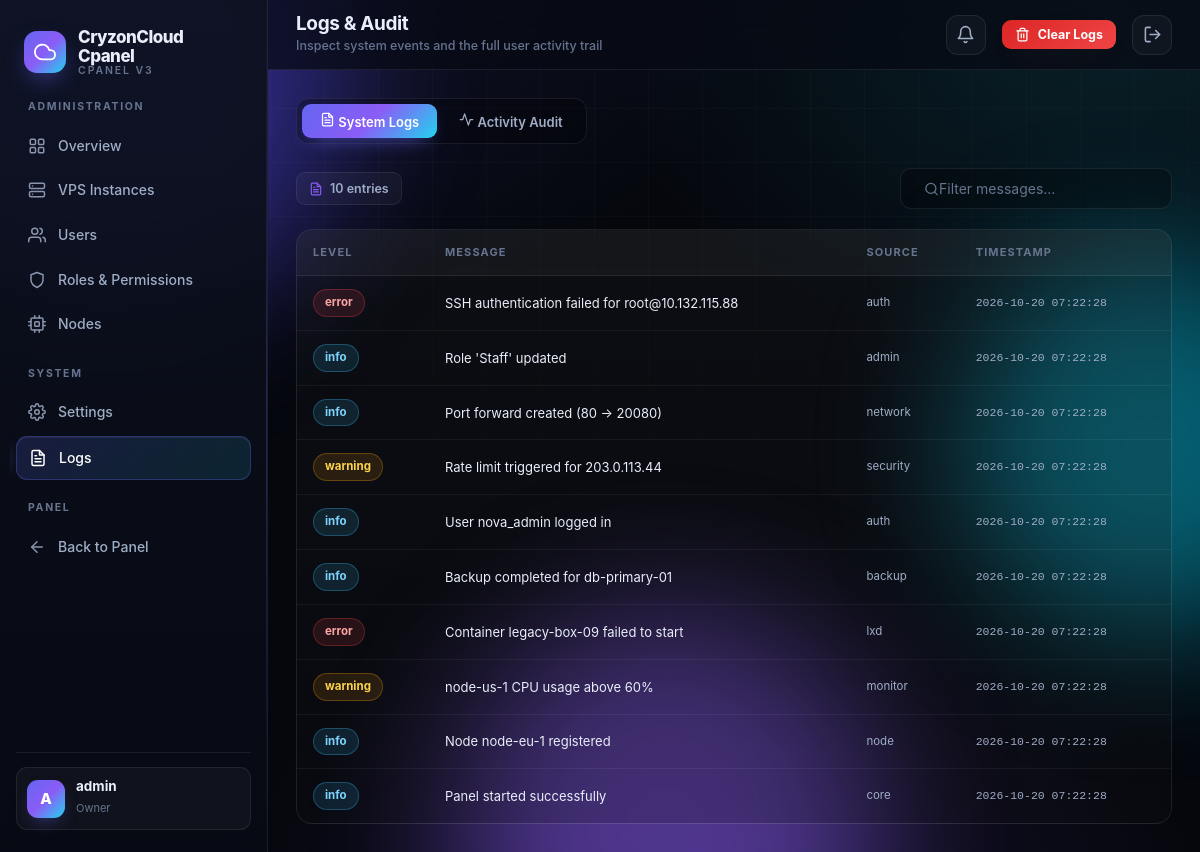
The page /admin/logs (signed in) on the database its author committed.
### tables this page shows
CREATE TABLE settings (
    id INTEGER PRIMARY KEY AUTOINCREMENT,
    site_name TEXT DEFAULT 'CryzonCloud Cpanel',
    site_description TEXT DEFAULT 'High-Performance Cloud VPS Management Panel',
    footer_text TEXT DEFAULT 'Powered by CryzonCloud',
    timezone TEXT DEFAULT 'UTC',
    registration_enabled INTEGER DEFAULT 1,
    logo_url TEXT DEFAULT '',
    favicon_url TEXT DEFAULT '',
    cpu_threshold INTEGER DEFAULT 90,
    ram_threshold INTEGER DEFAULT 90,
    max_vps_per_user INTEGER DEFAULT 5,
    max_ports_per_user INTEGER DEFAULT 20,
    hostname_prefix TEXT DEFAULT 'cryzon',
    port_forwarding_method TEXT DEFAULT 'socat',
    public_ipv4 TEXT DEFAULT '',
    icon_path TEXT DEFAULT '',
    rate_limit_auth INTEGER DEFAULT 20,
    rate_limit_api INTEGER DEFAULT 120,
    rate_limit_heavy INTEGER DEFAULT 10,
    default_vps_days INTEGER DEFAULT 0
);

CREATE TABLE users (
    id INTEGER PRIMARY KEY AUTOINCREMENT,
    username TEXT UNIQUE NOT NULL,
    email TEXT UNIQUE NOT NULL,
    password TEXT NOT NULL,
    api_key TEXT,
    is_admin INTEGER DEFAULT 0,
    role_id INTEGER DEFAULT NULL,
    is_banned INTEGER DEFAULT 0,
    created_at TIMESTAMP DEFAULT CURRENT_TIMESTAMP,
    FOREIGN KEY (role_id) REFERENCES roles(id)
);

CREATE TABLE roles (
    id INTEGER PRIMARY KEY AUTOINCREMENT,
    name TEXT UNIQUE NOT NULL,
    slug TEXT UNIQUE NOT NULL,
    description TEXT DEFAULT '',
    permissions TEXT DEFAULT '[]',
    is_system INTEGER DEFAULT 0,
    priority INTEGER DEFAULT 0,
    color TEXT DEFAULT '#6366f1',
    created_at TIMESTAMP DEFAULT CURRENT_TIMESTAMP
);

CREATE TABLE system_logs (
    id INTEGER PRIMARY KEY AUTOINCREMENT,
    level TEXT DEFAULT 'info',
    message TEXT NOT NULL,
    source TEXT DEFAULT 'system',
    created_at TIMESTAMP DEFAULT CURRENT_TIMESTAMP
);

### ccp/routes_admin.py (the view)
@bp.route("/logs")
@login_required
@permission_required("logs.view")
def logs():
    rows = db.query("SELECT * FROM system_logs ORDER BY id DESC LIMIT 300")
    activity = db.query(
        "SELECT a.*, u.username FROM activity_log a LEFT JOIN users u ON u.id=a.user_id ORDER BY a.id DESC LIMIT 100"
    )
    return render_template("admin/logs.html", logs=rows, activity=activity)

### ccp/db.py (called while the page is built)
def get_db():
    if "db" not in g:
        g.db = sqlite3.connect(DATABASE, timeout=10)
        g.db.row_factory = sqlite3.Row
        g.db.execute("PRAGMA journal_mode=WAL")
        g.db.execute("PRAGMA busy_timeout=10000")
        g.db.execute("PRAGMA foreign_keys=ON")
    return g.db

def query(sql, args=(), one=False):
    cur = get_db().execute(sql, args)
    rv = cur.fetchall()
    cur.close()
    return (rv[0] if rv else None) if one else rv

def get_settings():
    row = query("SELECT * FROM settings ORDER BY id LIMIT 1", one=True)
    if not row:
        execute("INSERT INTO settings (id) VALUES (1)")
        row = query("SELECT * FROM settings ORDER BY id LIMIT 1", one=True)
    return dict(row) if row else {}

def get_role(role_id):
    if role_id is None:
        return None
    row = query("SELECT * FROM roles WHERE id = ?", (role_id,), one=True)
    if not row:
        return None
    d = dict(row)
    try:
        d["permissions"] = json.loads(d.get("permissions") or "[]")
    except (ValueError, TypeError):
        d["permissions"] = []
    return d

### ccp/security.py (called while the page is built)
def current_user():
    if "user" in g:
        return g.user
    uid = session.get("user_id")
    if not uid:
        g.user = None
        return None
    row = db.query("SELECT * FROM users WHERE id = ?", (uid,), one=True)
    if not row:
        g.user = None
        return None
    user = dict(row)
    user["role"] = db.get_role(user.get("role_id"))
    g.user = user
    return user

def user_permissions(user):
    if not user:
        return set()
    role = user.get("role")
    if role:
        perms = set(role.get("permissions") or [])
        if role.get("slug") == "owner":
            perms = set(ALL_PERMISSIONS)
        return perms
    if user.get("is_admin"):
        return set(ALL_PERMISSIONS)
    return set()

def has_permission(user, perm):
    if not user:
        return False
    if user.get("is_banned"):
        return False
    return perm in user_permissions(user)

def is_admin(user):
    if not user:
        return False
    role = user.get("role")
    if role and role.get("slug") in ("owner", "admin"):
        return True
    return bool(user.get("is_admin"))

### templates/admin/logs.html (shortened to what this page needs)
{% extends "admin/base.html" %}
{% from "_icons.html" import icon %}
{% block page_title %}Logs &amp; Audit{% endblock %}
{% block page_sub %}Inspect system events and the full user activity trail{% endblock %}
{% block topbar_actions %}
{% if can('logs.manage') %}
<form method="post" action="{{ url_for('admin.logs_clear') }}" data-confirm="Clear all system logs?">
  <button class="btn btn-sm btn-danger">{{ icon('trash-2', 15) }} Clear Logs</button>
</form>
{% endif %}
{% endblock %}
{% block content %}
<div class="tabs mb-3" data-tabs="logs">
  <button type="button" class="tab active" data-tab="system">{{ icon('file-text', 15) }} System Logs</button>
  <button type="button" class="tab" data-tab="activity">{{ icon('activity', 15) }} Activity Audit</button>
</div>
<div data-panel="system" data-scope="logs">
  <div class="toolbar">
    <span class="chip">{{ icon('file-text', 14) }} {{ logs|length }} entries</span>
    <div class="search-box">
      <span class="ic">{{ icon('search', 15) }}</span>
      <input class="input" id="logSearch" placeholder="Filter messages…" onkeyup="filterRows('logTable', this.value)">
    </div>
  </div>
  <div class="card reveal" style="padding:0;overflow:hidden">
    <div class="table-wrap" style="border:none;border-radius:0">
      <table class="data" id="logTable">
        <thead><tr><th>Level</th><th>Message</th><th>Source</th><th>Timestamp</th></tr></thead>
        <tbody>
        {% for l in logs %}
          <tr data-search="{{ (l.message ~ ' ' ~ l.source ~ ' ' ~ l.level)|lower }}">
            <td><span class="badge {{ 'danger' if l.level in ['error','critical'] else ('warning' if l.level=='warning' else 'info') }}">{{ l.level }}</span></td>
            <td class="text-sm">{{ l.message }}</td>
            <td class="muted text-xs">{{ l.source }}</td>
            <td class="muted text-xs nowrap mono">{{ l.created_at|dt('%Y-%m-%d %H:%M:%S') }}</td>
          </tr>
        {% else %}
          <tr><td colspan="4"><div class="empty" style="padding:44px"><div class="e-ico">{{ icon('file-text', 30) }}</div><h3>No system logs</h3><p>Events will be recorded here as the platform runs.</p></div></td></tr>
        {% endfor %}
        </tbody>
      </table>
    </div>
  </div>
</div>
{% endblock %}

### templates/base.html (shortened to what this page needs)
{% from "_icons.html" import icon %}
<!DOCTYPE html>
<html lang="en">
<head>
  <link rel="stylesheet" href="{{ url_for('static', filename='css/style.css') }}">
</head>
<body>
  <div class="bg-fx"><span class="orb o1"></span><span class="orb o2"></span><span class="orb o3"></span></div>
  <div class="app-shell">
    <aside class="sidebar">
      <a href="{{ url_for('main.dashboard') if current_user else url_for('main.index') }}" class="brand">
        <span class="brand-logo">{{ icon('cloud', 22) }}</span>
        <span class="brand-name">{{ settings.site_name or 'CryzonCloud' }}<span>Cpanel v3</span></span>
      </a>
      <div class="nav-scroll">
        {% block sidebar_nav %}{% endblock %}
      </div>
      <div class="sidebar-foot">
        <a href="{{ url_for('main.profile') }}" class="user-chip">
          <span class="avatar">{{ (current_user.username[0]|upper) if current_user else '?' }}</span>
          <span style="min-width:0">
            <span class="u-name" style="display:block">{{ current_user.username if current_user else 'Guest' }}</span>
            <span class="u-role">{{ current_user.role.name if current_user and current_user.role else 'User' }}</span>
          </span>
        </a>
      </div>
    </aside>
    <div class="main">
      <header class="topbar">
        <div>
          <h1>{% block page_title %}Dashboard{% endblock %}</h1>
          <div class="sub">{% block page_sub %}{{ settings.site_description }}{% endblock %}</div>
        </div>
        <div style="position:relative">
          <button class="icon-btn" data-notif-bell aria-label="Notifications">
          </button>
        </div>
        {% block topbar_actions %}{% endblock %}
        <a href="{{ url_for('main.logout') }}" class="icon-btn" title="Sign out">{{ icon('log-out', 19) }}</a>
      </header>
      <main class="page">
        {% block content %}{% endblock %}
      </main>
    </div>
  </div>
</body>
</html>

### rows shown on the page
settings: site_name "CryzonCloud Cpanel"
users: username "A", username "admin"
roles: role "Owner"
system_logs: level "error", message "SSH authentication failed for root@10.132.115.88", source "auth", created_at|dt "2026-10-20 07:22:28"
system_logs: level "info", message "Role 'Staff' updated", source "admin", created_at|dt "2026-10-20 07:22:28"
system_logs: level "info", message "Port forward created (80 -> 20080)", source "network", created_at|dt "2026-10-20 07:22:28"
system_logs: level "warning", message "Rate limit triggered for 203.0.113.44", source "security", created_at|dt "2026-10-20 07:22:28"
system_logs: level "info", message "User nova_admin logged in", source "auth", created_at|dt "2026-10-20 07:22:28"
system_logs: level "info", message "Backup completed for db-primary-01", source "backup", created_at|dt "2026-10-20 07:22:28"
system_logs: level "error", message "Container legacy-box-09 failed to start", source "lxd", created_at|dt "2026-10-20 07:22:28"
system_logs: level "warning", message "node-us-1 CPU usage above 60%", source "monitor", created_at|dt "2026-10-20 07:22:28"
system_logs: level "info", message "Node node-eu-1 registered", source "node", created_at|dt "2026-10-20 07:22:28"
system_logs: level "info", message "Panel started successfully", source "core", created_at|dt "2026-10-20 07:22:28"

### other values the page prints
{{ logs|length }} "10"
